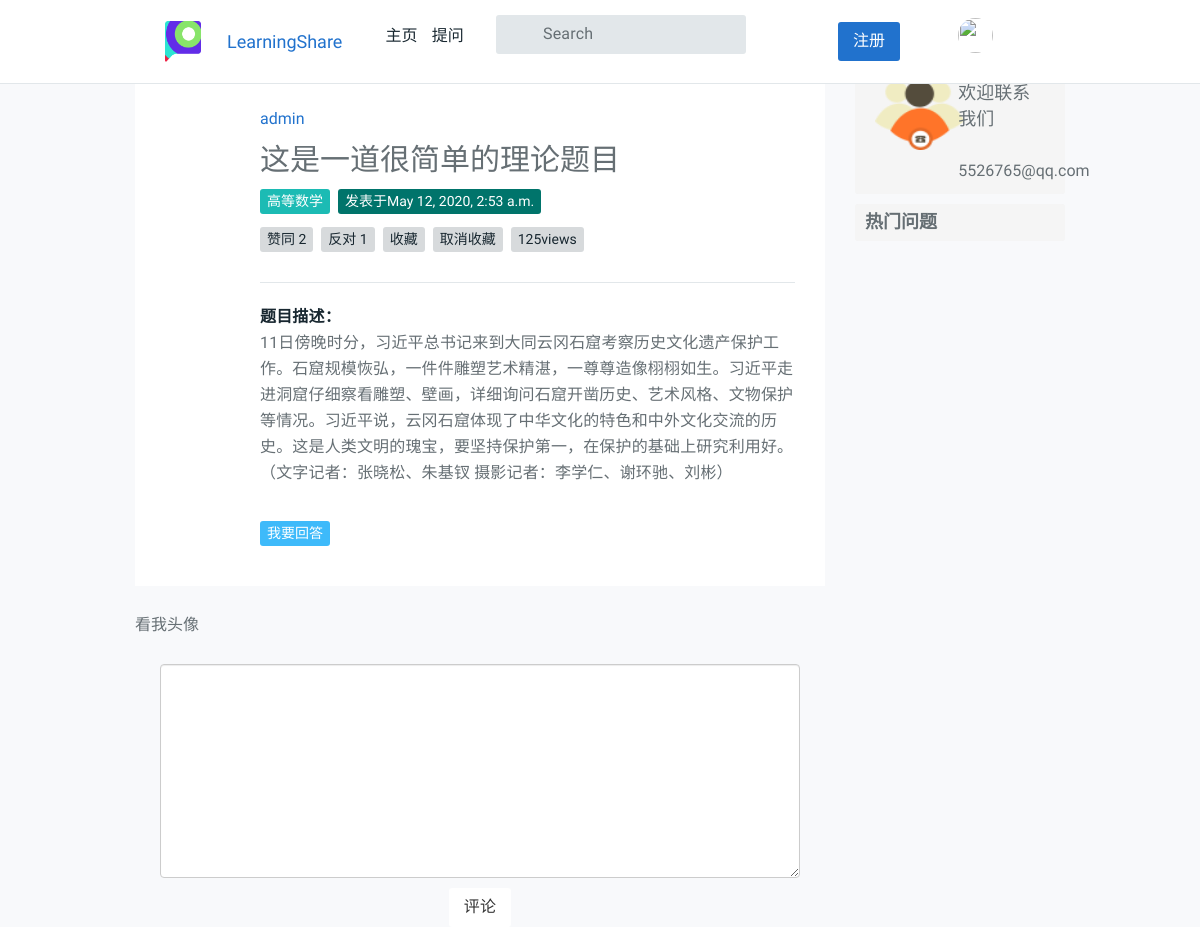
The page /answer/answer/comment/25/ (signed in) on the database its author committed.
### QuestionApp/models.py (models this page shows, shortened)
class Question(models.Model):
    user = models.ForeignKey(User, verbose_name='提问者', related_name='questions',on_delete=models.CASCADE)
    questionTitle = models.CharField('问题标题', max_length=40, unique=True,blank=False)
    questionCategory = models.ForeignKey('CategoryApp.Category', verbose_name='板块名称', on_delete=models.CASCADE)
    questionDescription = models.TextField('详细描述')
    created=models.DateTimeField(default=timezone.now,verbose_name='发布日期')
    publishDate = models.DateTimeField(auto_now=True, verbose_name='更新日期')
    goodNum = models.IntegerField(default=0,verbose_name='赞数')
    badNum = models.IntegerField(default=0, verbose_name='反对数')
    grade = models.IntegerField(default=0, verbose_name='综合质量')
    collect = models.ManyToManyField(User, related_name='collect_question', verbose_name='收藏',blank=True)
    users_like = models.ManyToManyField(User, related_name="questions_like", blank=True)
    users_unlike = models.ManyToManyField(User, related_name="questions_unlike", blank=True)
    views = models.IntegerField(default=0, verbose_name="阅读次数")

### CategoryApp/models.py (models this page shows)
class Category(models.Model):
    name = models.CharField(max_length=20, unique=True, verbose_name='分组名称')
    number = models.IntegerField(unique=True, verbose_name='分组序号')
    def __str__(self):
        return self.name

### AnswerApp/models.py (models this page shows, shortened)
class AnswerModel(models.Model):
    author = models.ForeignKey(User, related_name='answers', verbose_name='回答者', on_delete=models.CASCADE)
    question = models.ForeignKey('QuestionApp.Question', related_name='answers',
                                 verbose_name='问题', on_delete=models.CASCADE)
    pub_date = models.DateTimeField(auto_now=True, verbose_name='回答时间')
    answer_text = models.TextField(verbose_name='回答内容')
    goodNum = models.IntegerField(default=0, verbose_name='赞数')
    badNum = models.IntegerField(default=0, verbose_name='反对数')
    grade = models.IntegerField(default=0, verbose_name='综合质量')
    collect = models.ManyToManyField(User, related_name='collect_answer', verbose_name='收藏')
    user_like_answer = models.ManyToManyField(User, related_name='answers_like', blank=True)
    user_unlike_answer = models.ManyToManyField(User, related_name='answers_unlike', blank=True)
    class Meta:
        ordering = ("-grade",)

### AnswerApp/views.py (the view, shortened to what this page needs)
# urls.py: path('answer/comment/<int:answer_id>/', views.comment, name='answer_comment'),
@login_required(login_url='/account/login/')
def comment(request, answer_id):
    comment_answer = get_object_or_404(AnswerModel, id=answer_id)
    if request.method == 'GET':
        comment_form = CommentForm()
        return render(request, "question/comment.html",
                      {"answer": comment_answer, "comment_form": comment_form, "question": comment_answer.question})

### AnswerApp/forms.py
class CommentForm(forms.Form):
    comment_text = forms.CharField(label='请评论：', max_length=2000, required=True,
                                   widget=forms.Textarea(attrs={"class": "form-control"}))
    class Meta:
        model = Comment
        fields = ("commenter", "pub-time", "comment_text")

### AnswerApp/templatetags/markdown_extras.py (called while the page is built)
@register.filter()
@stringfilter
def markdown(value):
    return md.markdown(value, extensions=['markdown.extensions.fenced_code'])

### templates/question/comment.html
{% extends "question/content.html" %}
{% load static %}
{% load markdown_extras %}
{% block comment %}
    <p>
        {{ answer.answer_text | markdown | safe  }}
    </p>
    <form class="form-horizontal" action="." method="post">{% csrf_token %}
    <div class="col" style="margin-top: 10px;">
        <div class="text-left" style="margin:10px">
            {{ comment_form.comment_text }}
        </div>
        <div class="col text-center vertical-middle-sm" >
            <button type="submit" class="btn btn-default btn-lg" >评论</button>
		</div>
    </div>
    </form>
{% endblock %}

### templates/question/content.html (shortened to what this page needs)
{% extends "index.html" %}
{% load markdown_extras %}
{% load static %}
{% block content %}
<div class="col-sm-9">
    <div class="tt-single-topic-list">
        <div class="tt-item">
            <div class="tt-single-topic">
                <div class="tt-item-header">
                    <div class="tt-item-info info-top">
                        <div class="tt-avater-title">
                            <a href="#">{{ question.user }}</a>
                        </div>
                        <a href="#" class="tt-info-time">
                            <i class="tt-icon"><svg>
                                    <use xlink:href="#icon-time"></use>
                                </svg></i>{{timezone.now}}
                        </a>
                    </div>
                    <h1 class="tt-item-title">
                        <h2>{{ question.questionTitle }}</h2>
                    </h1>
                    <div class="tt-item-tag">
                        <ul class="tt-list-badge">
                            <li><a href="#"><span class="tt-color07 tt-badge">{{ question.questionCategory }}</span></a>
                            </li>
                            <li><a href="#"><span class="tt-color09 tt-badge">发表于{{ question.created }}</span></a>
                            </li>
                        </ul>
                    </div>
                    <div class="tt-item-tag">
                        <ul class="tt-list-badge">
                            <li><a id="like-it" href="{% url 'question:like_question' id=question.id action='like'%}">
                                    <span class="tt-badge">赞同 {{ question.users_like.count }}</span></a></li>
                            <li><a id="unlike-it"
                                    href="{% url 'question:like_question' id=question.id action='unlike'%}">
                                    <span class="tt-badge">反对 {{ question.users_unlike.count }}</span></a></li>
                            <li><a href="{% url 'question:collect_question' id=question.id action='收藏' %}">
                                    <span class="tt-badge">收藏</span></a></li>
                            <li><a href="{% url 'question:cancel_collect_question' id=question.id action='取消收藏' %}">
                                    <span class="tt-badge">取消收藏</span></a></li>
                         <li><a  href="#"><span class="tt-badge"> {{ question.views }}view{{ question.views|pluralize }}
                                    </span></a></li>
                        </ul>
                    </div>
                </div>
                <div class="tt-item-description">
                    <h6 class="tt-title">题目描述：</h6>
                    <p>{{ question.questionDescription }}</p>
                </div>
                <div class="tt-item-info info-bottom">
                    <div class="tt-item-tag">
                        <ul class="tt-list-badge">
                            <li><a href="{% url 'answer:answer_question' question_id=question.id%}">
                                    <span class="tt-color03 tt-badge">我要回答</span></a></li>
                        </ul>
                    </div>
                </div>
            </div>
        </div>
        {% block answer %}
        {% block comment %}{% endblock %}
        {% endblock %}
    </div>
</div>
{% endblock %}

### rows shown on the page
Question: user "admin", questionTitle "这是一道很简单的理论题目", questionCategory "高等数学", created "May 12, 2020, 2:53 a.m.", users_like.count "2", users_unlike.count "1", views "125", questionDescription "11日傍晚时分，习近平总书记来到大同云冈石窟考察历史文化遗产保护工作。石窟规模恢弘，一件件雕塑艺术精湛，一尊尊造像栩栩如生。习近平走进洞窟仔细察看雕塑、壁画，详细询问石窟开凿历史、艺术风格、文物保护等情况。习近平说，云冈石窟体现了中华文化的特色和中外文化交流的历史。这是人类文明的瑰宝，要坚持保护第一，在保护的基础上研究利用好。（文字记者：张晓松、朱基钗 摄影记者：李学仁、谢环驰、刘彬）"
AnswerModel: answer_text "看我头像"
